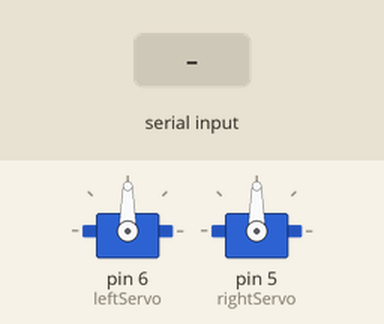
A sketch run on a simulated Arduino Uno, built with avr-gcc and run on an emulated ATmega328P. Shown: 2 × servo. Inputs (shaded band) come from the test bench.

Above: at 1.2 s.
1.3 s: "1" received over Serial
At 3.5 s:
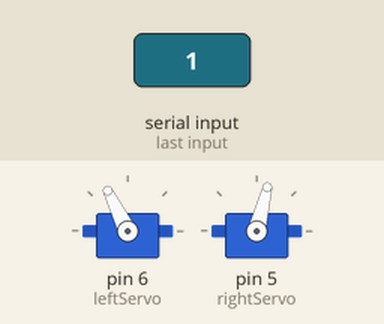
3.8 s: "2" received over Serial
At 5.5 s:
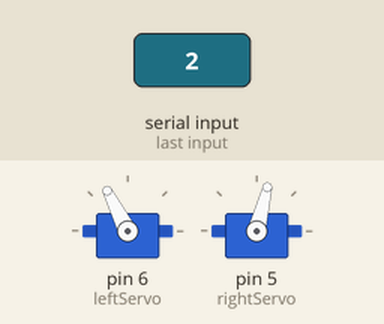
Timing chart, 0 to 7.0 s (numbered marks = the images above; inputs shaded):
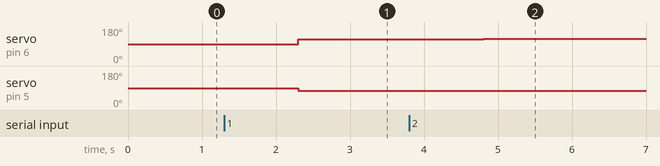

The sketch:

testBluetooth.ino
```cpp
#include <Servo.h>
Servo leftServo;  // create servo object to control a servo
Servo rightServo;

void setup()
{
  leftServo.attach(6);  // attaches the servo on pin 9 to the servo object
  rightServo.attach(5);
  Serial.begin(9600);
}

void loop()
{

  bool msgReceived = false;
  char msg[2];
  while(!msgReceived)
  {
      while(Serial.available())
      {
         Serial.readBytes(msg,2);
         msgReceived = true;
      }
  }

  leftServo.writeMicroseconds(1500+msg[0]*5);
  rightServo.writeMicroseconds(1500-msg[1]*5*0.9250);

 }
```

Measured:
- after the input at 1.3 s, servo on pin 6 (leftServo): 90° → 116° after 1.0 s; servo on pin 5 (rightServo): 90° → 76° after 1.0 s
- after the input at 3.8 s, servo on pin 6 (leftServo): 116° → 117° after 1.0 s
